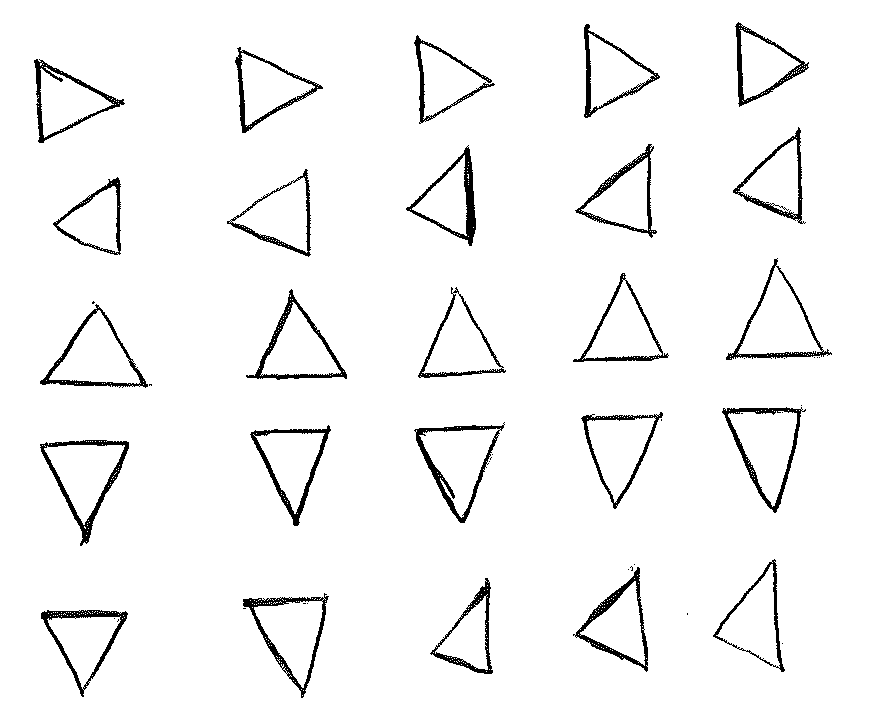
%> input picture inverter.tif, 876 x 714 px
$ octave preprocessing.m   (GNU Octave 9; MATLAB toolbox functions it lacks are replaced by stand-ins)
%> lines starting %> are read from the running program, lines starting %| are printed output that depends on the picture; in (x1, y1, x2, y2) boxes, pixels count from 0 and x2, y2 are one past the last pixel; in counts of white or black regions, pixels touching at a corner belong together; the program's own positions count from 1
%% NURAY GUL-130505009...........%%
clear all;
close all;
clc;
%% READING AND SHOWING IMAGE
x=imread('inverter.tif');
%> x is the input picture: size 714x876x3 uint8; values 0 (black) and 181 (white), 95.9% white; 49 black regions (24 under 20 px), largest, box (x1, y1, x2, y2) and area: (40, 440, 129, 546) 1342, (414, 422, 505, 523) 1314, (243, 593, 329, 698) 1246
imshow(x);
title('Original image');
%% Convert RGB image to grayscale.
x1=rgb2gray(x);
figure,imshow(x1)
title('Graylevel Image')
%% HISTOGRAM
figure,imhist(x1)
title('Histogram')
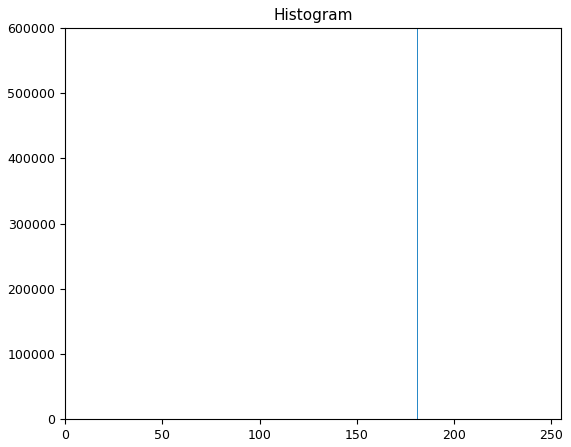
%> figure redrawn from the program's plot data; highest point at x = 181, y = 599661
%% Convert image to black and white image by thresholding.
y=x1<150; %Threshold=100 for and, Threshold=172 for or,Threshold=150 for inverter. Decide it by using the histogram.
figure, imshow(y)
title('Binary Image')

%% FILTERING (2-D median filtering.)

imFiltered = medfilt2(y); % medfilt2 is using to remove salt and pepper noise in image t.
%> imFiltered: size 714x876 logical; 4.2% white; 34 white regions (8 under 20 px), largest, box (x1, y1, x2, y2) and area: (40, 440, 129, 546) 1380, (415, 425, 504, 523) 1320, (243, 594, 328, 698) 1308
imFiltered = imdilate(imFiltered, ones(4)); %dilation
%> imFiltered: size 714x876 logical; 8.2% white; 25 white regions, largest, box (x1, y1, x2, y2) and area: (39, 439, 131, 548) 2457, (414, 424, 506, 525) 2451, (242, 593, 330, 700) 2370
figure,imshow(imFiltered)
title('Filtered and Dilated Image')
%% LABELING
[L,num]=bwlabel(imFiltered,8); % returns in NUM the number of connected objects found in imFiltered.
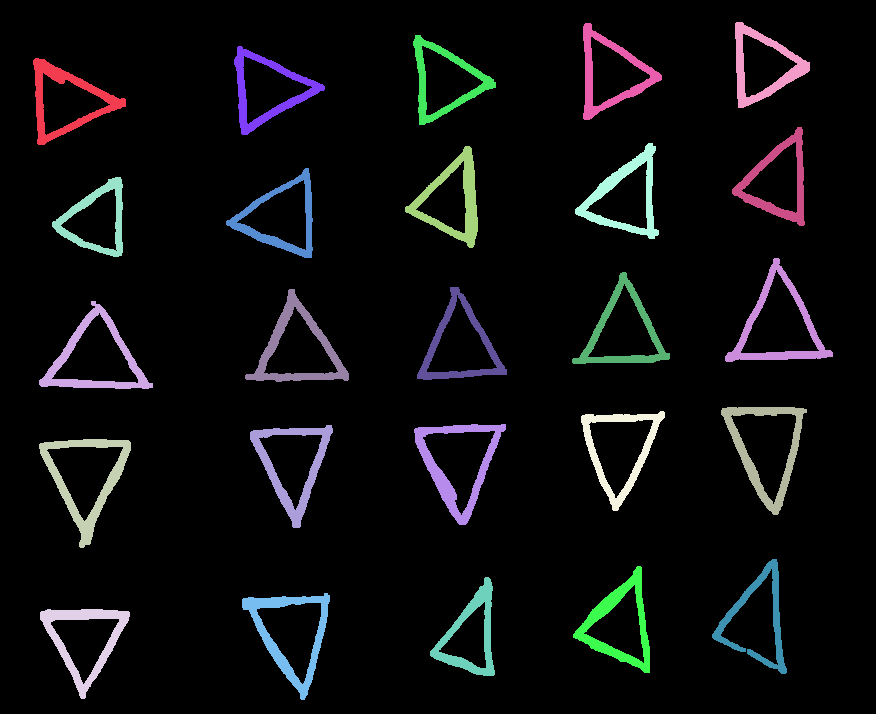
%> L: size 714x876 double; 26 distinct labels, from 0 to 25; one colour per label, 0 black
%> num = 25
                               %8 is the number of connected objects,
                               %L is the number of labels
                               %num is the number of objects
disp(['There are ', num2str(num), ' components'])
%| There are 25 components
imFiltered = imerode(imFiltered, ones(4)); %Erosion
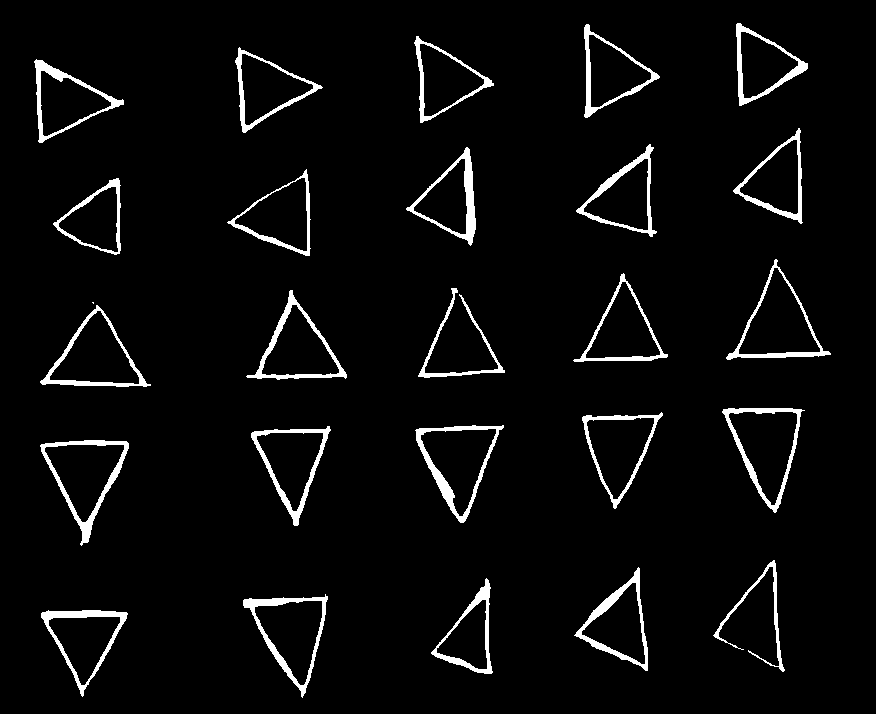
%> imFiltered: size 714x876 logical; 4.3% white; 26 white regions (1 under 20 px), largest, box (x1, y1, x2, y2) and area: (40, 440, 129, 546) 1395, (415, 425, 504, 523) 1392, (243, 594, 328, 698) 1338

%% FINDING OBJECTS
for i=1:1:num
[r,c]=find(L==i); %this line finds the objects and their rows and columns
rmin=min(r);rmax= max(r); %minimum and maximum row values of objects
cmin=min(c);cmax=max(c) ; %minimum and maximum columns values of objects
m=imFiltered(rmin:rmax,cmin:cmax); % crops the objects from original image
m2=imresize(m,[100,100]); % Makes all images in same size
figure, imshow(m2)
imwrite(m2,strcat('F:\ee421proje\andd\',['Component',num2str(i),'.jpg'])); %save components in a folder
title(['Component number',num2str(i)]);
end
%> this loop made 25 passes
%> (rmin, rmax, cmin, cmax) on passes 1 to 12: (59, 145, 34, 126), (302, 389, 40, 153), (440, 548, 40, 131), (610, 699, 41, 130), (178, 257, 53, 123), (169, 258, 227, 313), (47, 135, 235, 325), (594, 700, 243, 330), (290, 382, 246, 349), (426, 528, 251, 333), (147, 248, 406, 478), (36, 125, 414, 496)
%> pass 1, `m=imFiltered(rmin:rmax,cmin:cmax);`:
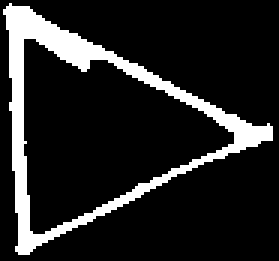
%> m: size 87x93 logical (shown 3 times larger); 14.2% white; 1 white region, box (x1, y1, x2, y2) and area: (1, 1, 91, 85) 1147
%> pass 1, `m2=imresize(m,[100,100]);`:
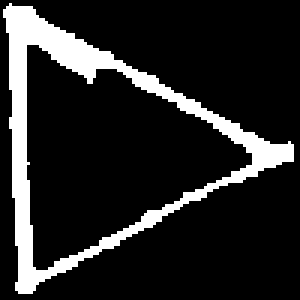
%> m2: size 100x100 logical (shown 3 times larger); 14.8% white; 1 white region, box (x1, y1, x2, y2) and area: (1, 1, 98, 98) 1482
%> pass 2, `m=imFiltered(rmin:rmax,cmin:cmax);`:
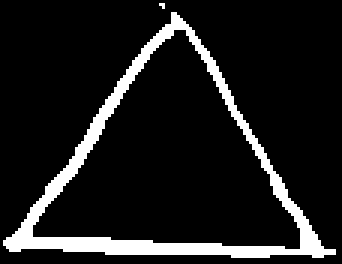
%> m: size 88x114 logical (shown 3 times larger); 11% white; 2 white regions (1 under 20 px), largest, box (x1, y1, x2, y2) and area: (1, 4, 112, 86) 1102
%> pass 2, `m2=imresize(m,[100,100]);`:
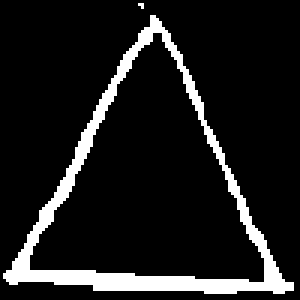
%> m2: size 100x100 logical (shown 3 times larger); 11.1% white; 2 white regions (1 under 20 px), largest, box (x1, y1, x2, y2) and area: (1, 5, 98, 98) 1104
